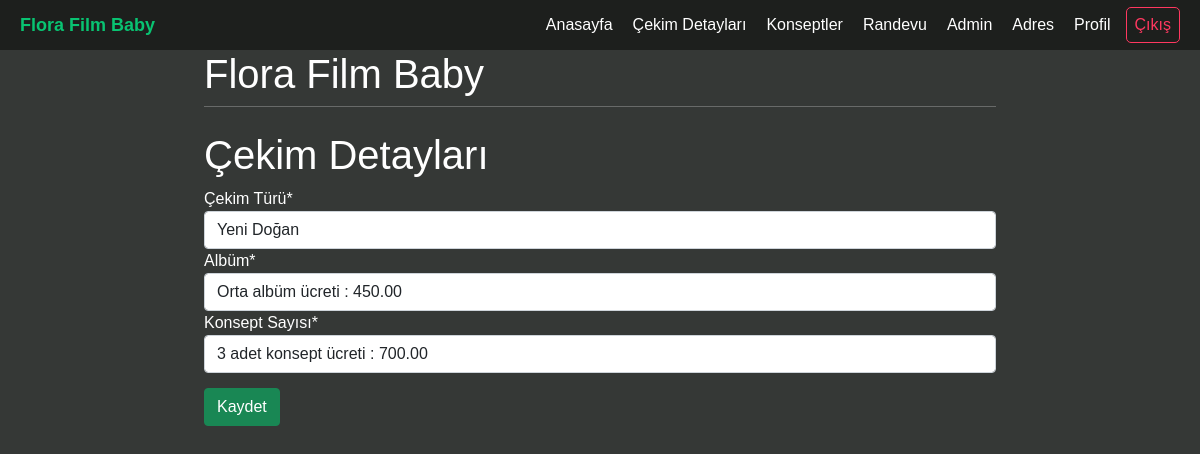
/photoshoot/ (signed in), run on an earlier commit of the app's database.
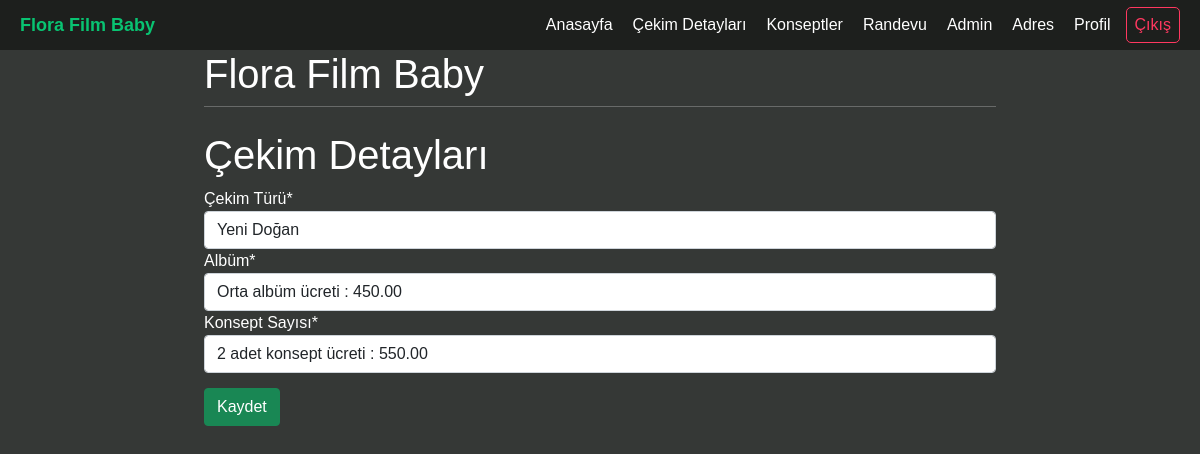
And on a later commit of the database.
### photoshoot/models.py (models this page shows, shortened)
class Shoot_Plan(models.Model):
    user_id = models.ForeignKey(User, on_delete=models.PROTECT)
    shoot_type = models.ForeignKey(Shoot_Type, on_delete=models.PROTECT)
    album_type = models.ForeignKey(Album_Info, on_delete=models.PROTECT)
    num_of_concept = models.ForeignKey(Concept_Info, on_delete=models.PROTECT)
    is_active = models.BooleanField(default=True)
    created_at = models.DateTimeField(auto_now_add=True)

### photoshoot/views.py (the view, shortened to what this page needs)
# urls.py: path("photoshoot/", views.photo_shoot, name="photo_shoot"),
@login_required
def photo_shoot(response):
    current_user = response.user
    address = Address.objects.filter(user=current_user)
    if not address.exists():
        return redirect('/profileaddress/')
    form = ShootPlanForm()
    item = Shoot_Plan.objects.filter(user_id=current_user)
    if item.exists():
        form = ShootPlanForm(instance = item[0])
    return render(response, 'photoshoot/shootplan.html', {'form':form})

### photoshoot/forms.py
class ShootPlanForm(forms.ModelForm):
    class Meta:
        model=Shoot_Plan
        fields = ["shoot_type","album_type","num_of_concept"]
        labels = {
            'shoot_type': _('Çekim Türü'),
            'album_type': _('Albüm'),
            'num_of_concept': _('Konsept Sayısı'),
        }

### photoshoot/models.py (called while the page is built)
    def __str__(self):
        return (self.name)

    def __str__(self):
        return (str(self.number_of_selection)+" adet konsept ücreti : "+str(self.price))

    def __str__(self):
        if self.type_of_album == "İstemiyorum":
            return ("Albüm "+self.type_of_album)
        return (self.type_of_album+" albüm ücreti : "+str(self.price))

### photoshoot/templates/photoshoot/shootplan.html (shortened to what this page needs)
{% extends 'homepage/base.html' %}
{% load crispy_forms_tags %}
{%block content%}
<h1>Çekim Detayları</h1>
<form method="post" class="form-group">
    {{form|crispy}}
    <button type="submit" class="btn btn-success">Kaydet</button>
</form>
{%endblock%}
{% block script %}
{% load static %}
{%endblock%}

### homepage/templates/homepage/base.html (shortened to what this page needs)
<!doctype html>
<html>
    <head>
        {% load static %}
        <link href="https://cdn.jsdelivr.net/npm/bootstrap@5.1.3/dist/css/bootstrap.min.css" rel="stylesheet">
        <link rel="stylesheet" href="{% static 'css/calendar.css' %}">
        <link rel="stylesheet" href="https://cdnjs.cloudflare.com/ajax/libs/tiny-slider/2.9.4/tiny-slider.css">
    </head>
    <body>
          <header>
            <div id="brand"><a href="/home/">Flora Film Baby</a></div>
            <nav>
              <ul>
                <li><a href="/home/">Anasayfa</a></li>
                <li><a href="/photoshoot/">Çekim Detayları</a></li>
                <li><a href="/photoshoot/concepts/">Konseptler</a></li>
                <li><a href="/appoinment/">Randevu</a></li>
                {% if user.is_admin %}
                <li><a href="/appoinment/admin/">Admin</a></li>
                {% endif %}
                {% if request.user.is_authenticated %}
                <li><a href="/profileaddress/">Adres</a></li>
                <li><a href="/userprofile/">Profil</a></li>
                <li id="signup"><a href="/accounts/logout/">Çıkış</a></li>
                {% else %}
                <li id="login"><a href="/login/" >Oturum Aç</a></li>
                <li id="signup"><a href="/register/">Kaydol</a></li>
                {% endif %}
              </ul>
            </nav>
        </header>
        <div id="content", name="content" class="main">
            <div class="row justify-content-center">
                <div class="col-8">
                    <h1 class="m2-2">Flora Film Baby</h1>
                    <hr class="mt-0 mb-4">
                        {% block content%}
                        {% endblock %}
                </div>
            </div>
        </div>
    </body>
</html>

### statics/css/calendar.css (style rules this page uses)
* { padding: 0; margin: 0; box-sizing: border-box; }
html { overflow-x: hidden; }
body { background-color: #353836; color: white; font-family: "Poppins", sans-serif; max-width: 100vw; overflow-x: hidden; position: relative; }
header a { text-decoration: none; }
header { padding: 0 20px; background-color: #1d1f1d; height: 50px; display: flex; justify-content: space-between; }
#brand { font-weight: bold; font-size: 18px; display: flex; align-items: center; }
#brand a { color: #09c372; }
ul { list-style: none; height: 100%; display: flex; align-items: center; justify-content: space-around; }
ul a { color: white; }
ul li { padding: 5px; margin-left: 10px; }
#login, #signup { border-radius: 5px; padding: 5px 8px; }
.btn-success { margin-top: 15px; }
#signup { border: 1px solid #ff3860; }
#signup a { color: #ff3860; }

What changed in the data, as far as the page shows it:
changed Shoot_Plan "Yeni Doğan": num_of_concept "3 adet konsept ücreti : 700.00" → "2 adet konsept ücreti : 550.00"
